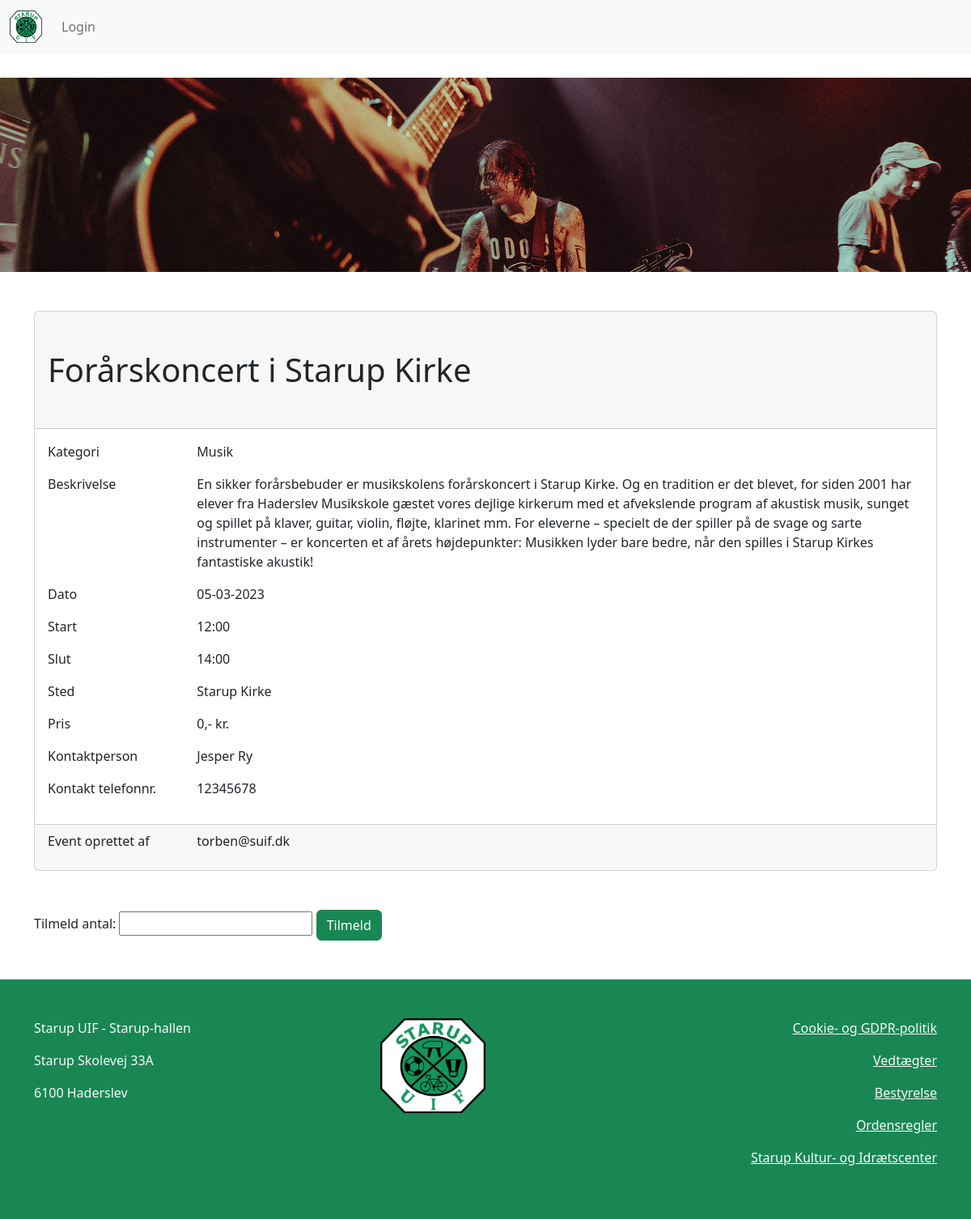
Screenshot of /visArrangement.php?id=15 with the database file from the repository.
### tables this page shows
CREATE TABLE `events` (
  `EID` int(11) NOT NULL,
  `EName` varchar(200) NOT NULL,
  `ECategory` varchar(50) NOT NULL,
  `EDescription` varchar(2500) DEFAULT NULL,
  `EImage` varchar(100) DEFAULT NULL,
  `EDate` date NOT NULL,
  `EStartTime` varchar(50) NOT NULL,
  `EEndTime` varchar(50) DEFAULT NULL,
  `EPlace` varchar(100) DEFAULT NULL,
  `EPrice` smallint(6) NOT NULL,
  `EContactName` varchar(100) DEFAULT NULL,
  `EContactPhone` int(11) DEFAULT NULL,
  `ECreatedBy` varchar(100) NOT NULL
);

### visArrangement.php (the view, shortened to what this page needs)
<?php
    if(isset($_GET['id']))
    {
        $id = "'".$_GET['id']."'";
    }
    $db = new MySQLi('', '', '', '');
    $db->set_charset("utf8");
    if ($db->connect_error){
        die("Connection to database failed: ".$db->connect_error);
    }
    else{
        $result = $db->query("SELECT * FROM events WHERE EID = $id");
        $row = $result->fetch_assoc();
    }
?>
<!DOCTYPE html>
<html lang="en">
<head>
    <link rel="stylesheet" href="css/bootstrap.min.css">
    <link rel="stylesheet" href="css/style.css" type="text/css">
</head>
<body>
    <?php include 'includes/nav.php' ?>
    <header class="eventheader mt-5">
        <img src="<?php echo "img/".$row["EImage"]; ?>" class="img-fluid mt-5">
    </header>
    <main class="container mb-5">
        <section class="mt-5 card">
            <h1 class="pt-5 pb-5 card-header"><?php echo $row["EName"]; ?></h1>
            <article class="card-body">
                <div class="row">
                    <p class="col-2">Kategori</p>
                    <p class="col"><?php echo $row["ECategory"]; ?></p>
                </div>
                <div class="row">
                    <p class="col-2">Beskrivelse</p>
                    <p class="col"><?php echo $row["EDescription"]; ?></p>
                </div>
                <div class="row">
                    <p class="col-2">Dato</p>
                    <p class="col"><?php echo date("d-m-Y", strtotime($row["EDate"]));?></p>
                </div>
                <div class="row">
                    <p class="col-2">Start</p>
                    <p class="col"><?php echo $row["EStartTime"]; ?></p>
                </div>
               <div class='row'>
                    <p class='col-2'>Slut</p>
                    <p class='col'><?php echo $row["EEndTime"]; ?></p>
                </div>
                <div class="row">
                    <p class="col-2">Sted</p>
                    <p class="col"><?php echo $row["EPlace"]; ?></p>
                </div>
                <div class="row">
                    <p class="col-2">Pris</p>
                    <p class="col"><?php echo $row["EPrice"]; ?>,- kr.</p>
                </div>
                <div class='row'>
                    <p class='col-2'>Kontaktperson</p>
                    <p class='col'><?php echo $row["EContactName"]; ?></p>
                </div>
                <div class='row'>
                    <p class='col-2'>Kontakt telefonnr.</p>
                    <p class='col'><?php echo $row["EContactPhone"]; ?></p>
                </div>
            </article>
            <article class="card-footer">
                <div class="row">
                    <p class="col-2">Event oprettet af</p>
                    <p class="col-8"><?php echo $row["ECreatedBy"]; ?></p>
                </div>
            </article>
        </section>
        <section class="mt-5">
            <article>
                <form method="post" action="tilmeldtArrangement.php?id=<?php echo $_GET['id']; ?>">
                    <p><label for="tilmeldAntal">Tilmeld antal:</label>
                    <input type="number" name="tilmeldAntal">
                    <input type="submit" name="tilmeldArrangement" value="Tilmeld" class="btn btn-success"></p>
                </form>
            </article>
        </section>
    </main>
    <footer class="container-fluid py-5 bg-success">
        <?php include 'includes/footer.php' ?>
    </footer>
</body>
</html>

### css/style.css (style rules this page uses)
.eventheader img { height: 30vh; width: 100%; object-fit:cover; }

### rows the page displays
events: EImage (picture), EName "Forårskoncert i Starup Kirke", ECategory "Musik", EDescription "En sikker forårsbebuder er musikskolens forårskoncert i Starup Kirke. Og en tradition er det blevet, for siden 2001 har elever fra Haderslev Musikskole gæstet vores dejlige kirkerum med et afvekslende program af akustisk musik, sunget og spillet på klaver, guitar, violin, fløjte, klarinet mm. For eleverne – specielt de der spiller på de svage og sarte instrumenter – er koncerten et af årets højdepunkter: Musikken lyder bare bedre, når den spilles i Starup Kirkes fantastiske akustik!", EDate "05-03-2023", EStartTime "12:00", EEndTime "14:00", EPlace "Starup Kirke", EPrice "0", EContactName "Jesper Ry", EContactPhone "12345678", ECreatedBy "torben@suif.dk"
